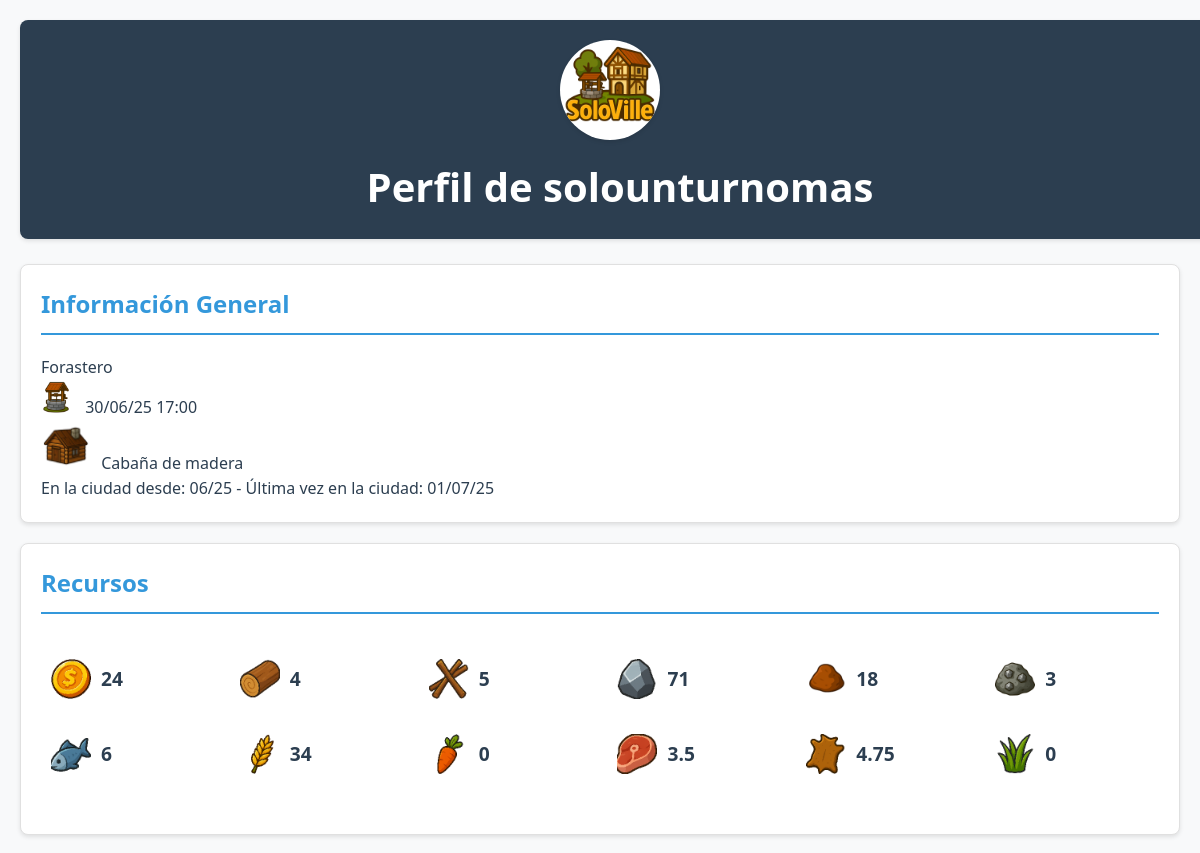
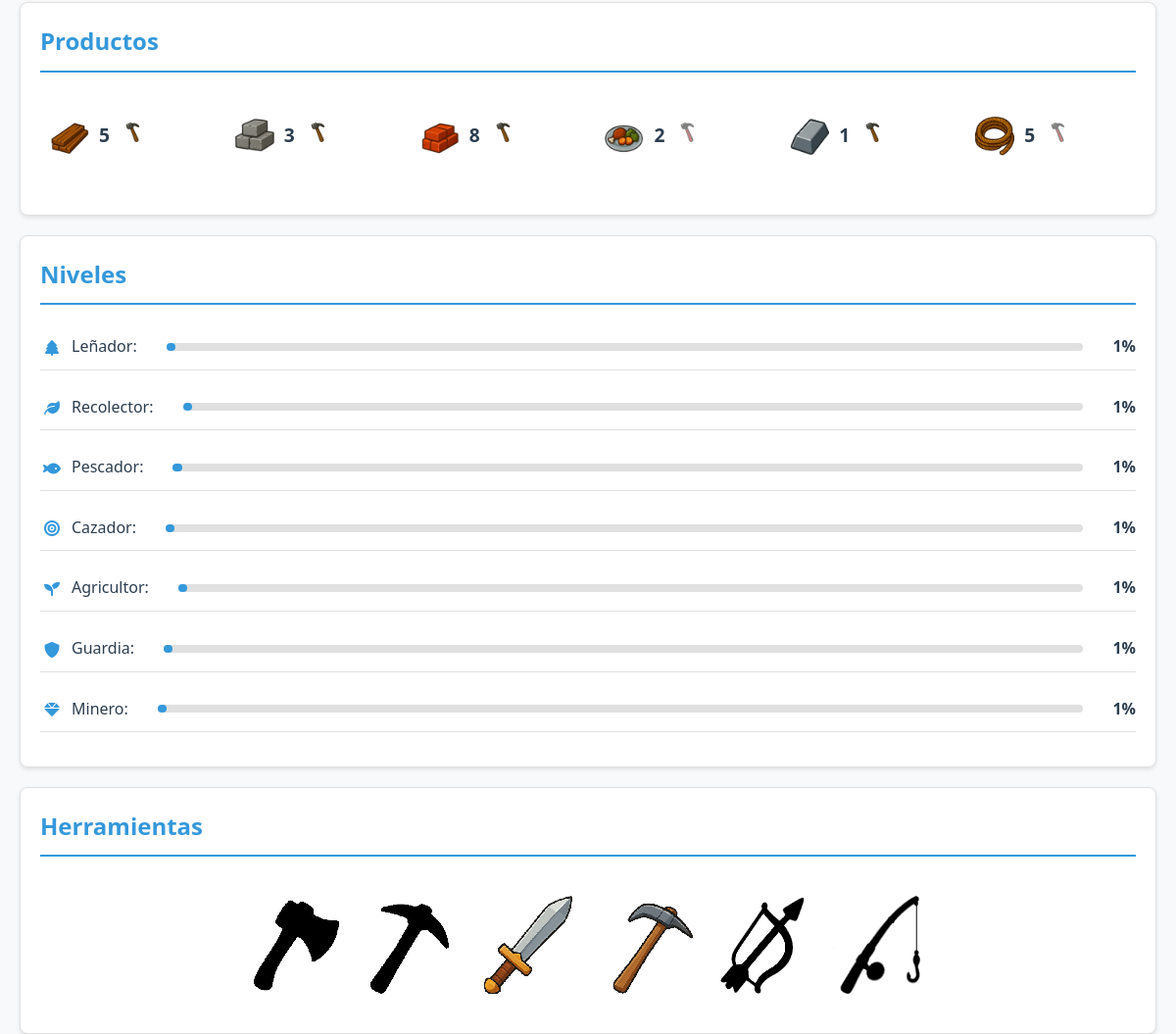
The page / on the database its author committed (2 pictures, top to bottom).
### tables this page shows
CREATE TABLE ciudadanos (
                    id INTEGER PRIMARY KEY AUTOINCREMENT,
                    nombre TEXT UNIQUE NOT NULL,
                    cantidad_madera INTEGER DEFAULT 1,
                    cantidad_rama INTEGER DEFAULT 1,
                    cantidad_piedra INTEGER DEFAULT 1,
                    cantidad_hierro INTEGER DEFAULT 1,
                    cantidad_pescado INTEGER DEFAULT 1,
                    cantidad_trigo INTEGER DEFAULT 1,
                    cantidad_verdura INTEGER DEFAULT 1,
                    cantidad_carne INTEGER DEFAULT 1,
                    cantidad_piel INTEGER DEFAULT 1,
                    cantidad_hierba INTEGER DEFAULT 1,
                    nivel_leñador INTEGER DEFAULT 1,
                    nivel_recolector INTEGER DEFAULT 1,
                    nivel_pescador INTEGER DEFAULT 1,
                    nivel_cazador INTEGER DEFAULT 1,
                    nivel_agricultor INTEGER DEFAULT 1,
                    nivel_guardia INTEGER DEFAULT 1,
                    nivel_minero INTEGER DEFAULT 1,
                    fecha_crear TIMESTAMP DEFAULT CURRENT_TIMESTAMP,
                    fecha_modif TIMESTAMP DEFAULT CURRENT_TIMESTAMP,
                    usuario_crear TEXT,
                    usuario_modif TEXT,
                    fecha_borrar TIMESTAMP,
                    usuario_borrar TEXT,
                    borrado_logico BOOLEAN DEFAULT FALSE,
                    version INTEGER DEFAULT 1
                , tiene_hacha BOOLEAN DEFAULT FALSE, tiene_pico BOOLEAN DEFAULT FALSE, tiene_espada BOOLEAN DEFAULT FALSE, tiene_hazada BOOLEAN DEFAULT FALSE, tiene_arco BOOLEAN DEFAULT FALSE, tiene_caña BOOLEAN DEFAULT FALSE, fecha_pozo TIMESTAMP DEFAULT "2025-01-01 00:00:00", cantidad_moneda INTEGER DEFAULT 1, rango INTEGER DEFAULT 1, nivel_casa INTEGER DEFAULT 0, cant_bloque INTEGER DEFAULT 0, cant_arcilla INTEGER DEFAULT 0, cant_comida INTEGER DEFAULT 0, cant_cuerda INTEGER DEFAULT 0, cant_ladrillo INTEGER DEFAULT 0, cant_hierro_forjado INTEGER DEFAULT 0, cant_tablas INTEGER DEFAULT 0, cant_tabla INTEGER DEFAULT 0);

### web/app.py (the view)
@app.route('/')
def perfil():
    ciudadano = get_ciudadano('solounturnomas')
    if not ciudadano:
        return "Ciudadano no encontrado"
    recursos = {
        'Moneda': ciudadano.get('cantidad_moneda', 0),
        'Madera': ciudadano.get('cantidad_madera', 0),
        'Rama': ciudadano.get('cantidad_rama', 0),
        'Piedra': ciudadano.get('cantidad_piedra', 0),
        'Arcilla': ciudadano.get('cant_arcilla', 0),
        'Hierro': ciudadano.get('cantidad_hierro', 0),
        'Pescado': ciudadano.get('cantidad_pescado', 0),
        'Trigo': ciudadano.get('cantidad_trigo', 0),
        'Verdura': ciudadano.get('cantidad_verdura', 0),
        'Carne': ciudadano.get('cantidad_carne', 0),
        'Piel': ciudadano.get('cantidad_piel', 0),
        'Hierbas': ciudadano.get('cantidad_hierba', 0)
    }
    recursos_singulares = {}
    for nombre, cantidad in recursos.items():
        singular = singularizar_nombre(nombre)
        recursos_singulares[singular] = singular
        if nombre.lower() != singular:
            recursos_singulares[nombre.lower()] = singular
    niveles = {
        'Leñador': ciudadano.get('nivel_leñador', 0),
        'Recolector': ciudadano.get('nivel_recolector', 0),
        'Pescador': ciudadano.get('nivel_pescador', 0),
        'Cazador': ciudadano.get('nivel_cazador', 0),
        'Agricultor': ciudadano.get('nivel_agricultor', 0),
        'Guardia': ciudadano.get('nivel_guardia', 0),
        'Minero': ciudadano.get('nivel_minero', 0)
    }
    herramientas = {
        'Hacha': ciudadano.get('tiene_hacha', False),
        'Pico': ciudadano.get('tiene_pico', False),
        'Espada': ciudadano.get('tiene_espada', False),
        'Hazada': ciudadano.get('tiene_hazada', False),
        'Arco': ciudadano.get('tiene_arco', False),
        'Caña de pescar': ciudadano.get('tiene_caña', False)
    }
    fecha_pozo_raw = ciudadano.get('fecha_pozo')
    try:
        fecha_dt = datetime.strptime(fecha_pozo_raw, '%Y-%m-%d %H:%M:%S') if isinstance(fecha_pozo_raw, str) else datetime.fromisoformat(str(fecha_pozo_raw))
        fecha_pozo_fmt = fecha_dt.strftime('%d/%m/%y %H:%M')
    except Exception:
        fecha_pozo_fmt = str(fecha_pozo_raw)
    desc_rango = {
        0: 'Forastero',
        1: 'Colono',
        2: 'Pionero',
        3: 'Vecino Distinguido',
        4: 'Alta Sociedad',
    }.get(ciudadano.get('rango', 0), 'Desconocido')
    productos = {
        'Tablas': ciudadano.get('cant_tablas', 0),
        'Bloque': ciudadano.get('cant_bloque', 0),
        'Ladrillo': ciudadano.get('cant_ladrillo', 0),
        'Comida': ciudadano.get('cant_comida', 0),
        'Hierro forjado': ciudadano.get('cant_hierro_forjado', 0),
        'Cuerda': ciudadano.get('cant_cuerda', 0),
    }
    productos_singulares = {}
    fabricacion_info = {}
    for prod, receta in RECETAS_FABRICACION.items():
        tiene = all(ciudadano.get(campo,0) >= cant for campo, cant in receta['coste'].items())
        partes = []
        for campo, cant in receta['coste'].items():
            nombre_mat = campo.replace('cantidad_', '').replace('cant_', '')
            partes.append(f"{cant} {nombre_mat}")
        tooltip = f"Fabricar {receta['genera']} {prod}(s) cuesta: " + ', '.join(partes)
        fabricacion_info[prod] = {'puede': tiene, 'tooltip': tooltip}
    for nombre, cantidad in productos.items():
        singular = singularizar_nombre(nombre)
        productos_singulares[singular] = singular
        if nombre.lower() != singular:
            productos_singulares[nombre.lower()] = singular
    fecha_crear_raw = ciudadano.get('fecha_crear')
    fecha_modif_raw = ciudadano.get('fecha_modif')
    try:
        fecha_crear_dt = datetime.strptime(fecha_crear_raw, '%Y-%m-%d %H:%M:%S') if isinstance(fecha_crear_raw, str) else datetime.fromisoformat(str(fecha_crear_raw))
        ciudad_desde_fmt = fecha_crear_dt.strftime('%m/%y')
    except Exception:
        ciudad_desde_fmt = str(fecha_crear_raw)
    try:
        fecha_modif_dt = datetime.strptime(fecha_modif_raw, '%Y-%m-%d %H:%M:%S') if isinstance(fecha_modif_raw, str) else datetime.fromisoformat(str(fecha_modif_raw))
        ultima_ciudad_fmt = fecha_modif_dt.strftime('%d/%m/%y')
    except Exception:
        ultima_ciudad_fmt = str(fecha_modif_raw)
    nivel_casa_actual = ciudadano.get('nivel_casa', 0)
    puede_mejorar = False
    tooltip_mejora = ''
    if nivel_casa_actual < 4:
        siguiente_nivel = ciudadano.get('nivel_casa', 0) + 1
        requisitos_por_nivel = {
            1: {
                'cantidad_piel': 10,
                'cantidad_rama': 20,
                'cant_cuerda': 2,
                'cantidad_moneda': 20,
            },
            2: {
                'cantidad_madera': 20,
                'cantidad_hierro': 1,
                'cant_cuerda': 10,
                'cantidad_moneda': 200,
            },
            3: {
                'cantidad_piedra': 40,
                'cantidad_madera': 10,
                'cantidad_hierro': 4,
                'cantidad_moneda': 1000,
            },
            4: {
                'cant_ladrillo': 60,
                'cantidad_piedra': 10,
                'cantidad_madera': 10,
                'cantidad_hierro': 10,
                'cantidad_moneda': 5000,
            },
        }
        reqs = requisitos_por_nivel[siguiente_nivel]
        puede_mejorar = all(ciudadano.get(campo, 0) >= cantidad for campo, cantidad in reqs.items())
        desc_edificio_siguiente = {
                1: 'Tienda de campaña',
                2: 'Cabaña de madera',
                3: 'Casa de piedra',
                4: 'Casa de ladrillos',
        }.get(siguiente_nivel, 'Vivienda')
        partes = []
        for campo, cant in reqs.items():
            nombre = campo.replace('cantidad_', '').replace('cant_', '')
            partes.append(f"{cant} {nombre}")
        if puede_mejorar:
            tooltip_mejora = f"Construir {desc_edificio_siguiente} requiere: " + ', '.join(partes)
        else:
            tooltip_mejora = f"Para mejorar a {desc_edificio_siguiente} necesitas: " + ', '.join(partes)
    show_mejora_info = nivel_casa_actual < 4
    desc_casa = {
        0: 'Sin hogar',
        1: 'Tienda de campaña',
        2: 'Cabaña de madera',
        3: 'Casa de piedra',
        4: 'Casa de ladrillos',
    }.get(ciudadano.get('nivel_casa', 0), 'Desconocido')
    return render_template('perfil.html',
                          ciudadano=ciudadano,
                          fecha_pozo_fmt=fecha_pozo_fmt,
                          desc_casa=desc_casa,
                          desc_rango=desc_rango,
                          ciudad_desde_fmt=ciudad_desde_fmt,
                          ultima_ciudad_fmt=ultima_ciudad_fmt,
                          show_mejora_info=show_mejora_info,
                          puede_mejorar=puede_mejorar,
                          tooltip_mejora=tooltip_mejora,
                          productos=productos,
                          productos_singulares=productos_singulares,
                          fabricacion_info=fabricacion_info,
                          recursos=recursos,
                          recursos_singulares=recursos_singulares,
                          niveles=niveles,
                          herramientas=herramientas)

### web/templates/perfil.html (shortened to what this page needs)
<!DOCTYPE html>
<html lang="es">
<head>
    <link rel="stylesheet" href="{{ url_for('static', filename='css/style.css') }}">
    <link rel="stylesheet" href="https://cdnjs.cloudflare.com/ajax/libs/font-awesome/6.0.0/css/all.min.css">
</head>
<body class="fade-in">
    <div class="container">
        <div class="header">
            <div class="logo-container">
                <img src="{{ url_for('static', filename='img/Logo.png') }}" alt="Logo" class="logo">
            </div>
            <h1>Perfil de {{ ciudadano.nombre }}</h1>
        </div>
        <div class="card">
            <h2>Información General</h2>
            <ul class="list-group">
                <li class="list-group-item">
                    <span>
                    {{ desc_rango }}
                    </span>
                </li>
                <li class="list-group-item d-flex align-items-center">
                    <img src="{{ url_for('static', filename='img/pozo.png') }}" alt="Pozo" style="width:32px; height:32px; margin-right:8px;">
                    <span class="me-2">{{ fecha_pozo_fmt }}</span>
                </li>
                <li class="list-group-item d-flex align-items-center" {% if show_mejora_info %}title="{{ tooltip_mejora }}"{% endif %}>
                    <img src="{{ url_for('static', filename='img/casa/nivel_casa_' ~ ciudadano.nivel_casa ~ '.png') }}" alt="Casa nivel {{ ciudadano.nivel_casa }}" style="width:48px; height:48px; margin-right:8px;" {% if show_mejora_info and not puede_mejorar %}title="{{ tooltip_mejora }}"{% endif %}>
                    <span class="me-2">{{ desc_casa }}</span>
                </li>
                <li class="list-group-item">
                    En la ciudad desde: {{ ciudad_desde_fmt }} - Última vez en la ciudad: {{ ultima_ciudad_fmt }}
                </li>
            </ul>
        </div>
        <div class="card">
            <h2>Recursos</h2>
            <div class="recursos">
                {% for nombre, cantidad in recursos.items() %}
                <div class="recurso-item" title="{{ nombre }}">
                    <img src="{{ url_for('static', filename='img/recursos/' + recursos_singulares[nombre.lower()] + '.png') }}"
                         alt="{{ nombre }}"
                         class="recurso-icon"
                         title="{{ nombre }}">
                    <span class="cantidad" title="{{ nombre }}">{{ cantidad }}</span>
                </div>
                {% endfor %}
            </div>
        </div>
        <div class="card">
            <h2>Productos</h2>
            <div class="recursos">
                {% for nombre, cantidad in productos.items() %}
                <div class="recurso-item" title="{{ fabricacion_info[nombre]['tooltip'] }}">
                    <img src="{{ url_for('static', filename='img/recursos/' + productos_singulares[nombre.lower()] + '.png') }}"
                         alt="{{ nombre }}"
                         class="recurso-icon">
                    <span class="cantidad">{{ cantidad }}</span>
                    {% set puede = fabricacion_info[nombre]['puede'] %}
                    <form action="{{ url_for('route_fabricar', producto=nombre) }}" method="post" style="display:inline; margin-left:4px;" title="{{ fabricacion_info[nombre]['tooltip'] }}">
                        {% if puede %}<button type="submit" style="background:none;border:none;padding:0;">{% else %}<button type="button" disabled style="background:none;border:none;padding:0;cursor:not-allowed;">{% endif %}
                            <img src="{{ url_for('static', filename='img/martillo.png') }}"
                                 alt="Fabricar"
                                 style="width:20px;height:20px;{% if not puede %}filter:contrast(300%) opacity(0.5);{% endif %}">
                        </button>
                    </form>
                </div>
                {% endfor %}
            </div>
        </div>
        <div class="card">
            <h2>Niveles</h2>
            <div class="niveles">
                {% for nombre, nivel in niveles.items() %}
                <div class="nivel-item">
                    <div class="nivel-info">
                        <span class="profesion-icon">
                            {% if nombre == 'Leñador' %}<i class="fas fa-tree"></i>
                            {% elif nombre == 'Recolector' %}<i class="fas fa-leaf"></i>
                            {% elif nombre == 'Pescador' %}<i class="fas fa-fish"></i>
                            {% elif nombre == 'Cazador' %}<i class="fas fa-bullseye"></i>
                            {% elif nombre == 'Agricultor' %}<i class="fas fa-seedling"></i>
                            {% elif nombre == 'Guardia' %}<i class="fas fa-shield-alt"></i>
                            {% elif nombre == 'Minero' %}<i class="fas fa-gem"></i>
                            {% endif %}
                        </span>
                        <span>{{ nombre }}:</span>
                    </div>
                    <div class="nivel-bar">
                        <div class="nivel-fill" style="width: {{ nivel }}%"></div>
                    </div>
                    <span class="nivel-numero">{{ nivel }}%</span>
                </div>
                {% endfor %}
            </div>
        </div>
        <div class="card">
            <h2>Herramientas</h2>
            <div class="tools">
                {% for nombre, tiene in herramientas.items() %}
                    <img src="{{ url_for('static', filename='img/tools/' + (nombre.lower().replace(' ', '_') if nombre != 'Caña de pescar' else 'cana') + '.png') }}"
                         alt="{{ nombre }}"
                         class="tool {% if tiene %}color{% endif %}">
                {% endfor %}
            </div>
        </div>
    </div>
</body>
</html>

### rows shown on the page
ciudadanos: nombre "solounturnomas", shows a picture, cantidad_carne "3.5", cantidad_piel "4.75"

### other values the page prints
{{ desc_rango }} "Forastero"
{{ fecha_pozo_fmt }} "30/06/25 17:00"
{{ desc_casa }} "Cabaña de madera"
{{ ciudad_desde_fmt }} "06/25"
{{ ultima_ciudad_fmt }} "01/07/25"
{{ cantidad }} "24" "4" "5" "71" "18" "3" "6" "34" "0" "0"
{{ cantidad }} "5" "3" "8" "2" "1" "5"
{{ nombre }} "Leñador" "Recolector" "Pescador" "Cazador" "Agricultor" "Guardia" "Minero"
{{ nivel }} "1" "1" "1" "1" "1" "1" "1"
